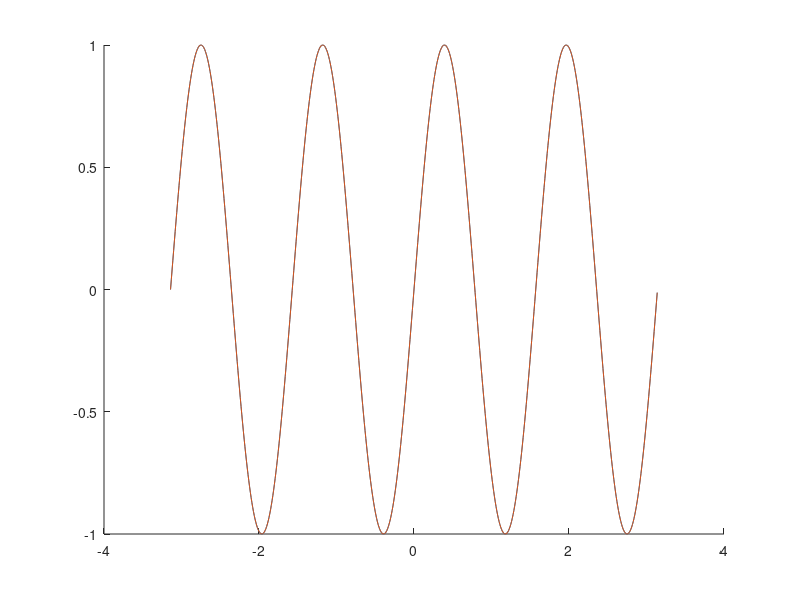

Recreate this plot in MATLAB.
clc
close all
clear all


f = @(x) sin(4*x);
xs = @(x) x;

x = -pi:0.01:pi;

m = 4;
A0 = (1/pi)*integral(f,-pi,pi)
g = (A0/2)*ones(1,length(x));
hold on
plot(x,f(x));
for i=1:m
    fcos = @(xs) f(xs).*cos(i*xs);
    fsin = @(xs) f(xs).*sin(i*xs);
    An = (1/pi)*integral(fcos,-pi,pi);
    Bn = (1/pi)*integral(fsin,-pi,pi);
    g = g + An*cos(i*x) + Bn*sin(i*x);
end
plot(x,g);
hold off
